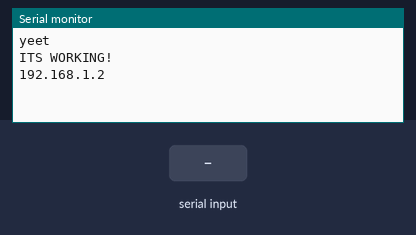
A sketch run on a simulated ESP8266 (NodeMCU). On the bench: the last lines printed to the serial monitor. The test bench sets the inputs (shaded band).

Above: at 1.2 s.
1.3 s: "1" received over Serial
At 3.4 s:
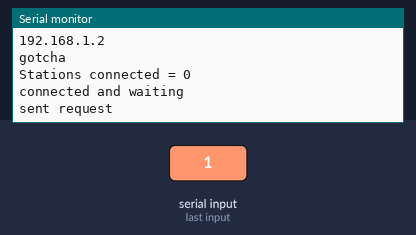
At 8.4 s:
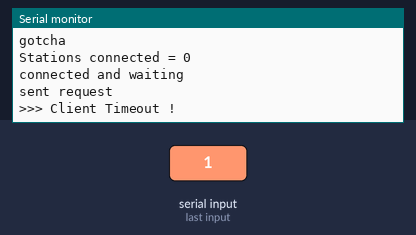

Measured:
- after the input at 1.3 s, the serial monitor: prints a new line after 1.0 s (image 1)

The sketch:

display.ino
```cpp
/**
 *
 *
 * all of this shit is depracated or whaterver
 *
 * i redid this in micropython because im lazy and python is easy
 *
 *
 *
 *
**/


#include <ESP8266WiFi.h>

IPAddress local(192, 168, 1, 2);
IPAddress gateway(192, 168, 1, 1);
IPAddress subnet(255, 255, 255, 0);

void setup() {
    Serial.begin(115200);
    Serial.println("yeet");
    WiFi.softAPdisconnect(true);

    WiFi.softAPConfig(local, gateway, subnet);
    boolean result = WiFi.softAP("ESP", "Password");

    if (result) {
        Serial.println("ITS WORKING!");
    } else {
        Serial.println("lol nope");
    }
    Serial.println(WiFi.softAPIP());
}

void loop() {
    if (Serial.available() > 0) {
        Serial.readString();
        Serial.println("gotcha");
        Serial.printf("Stations connected = %d\n", WiFi.softAPgetStationNum());

        WiFiClient client;
        IPAddress server(192, 168, 1, 50);
        client.connect(server, 80);
        Serial.println("connected and waiting");
        client.print("gimmu ur data boi");
        Serial.println("sent request");
        unsigned long timeout = millis();
        while (client.available() == 0) {
            if (millis() - timeout > 5000) {
                Serial.println(">>> Client Timeout !");
                client.stop();
                return;
            }
        }

        // Read all the lines of the reply from server and print them to Serial
        while (client.available()) {
            String line = client.readString();
            Serial.print(line);
        }

    }
    delay(50);
}
```
